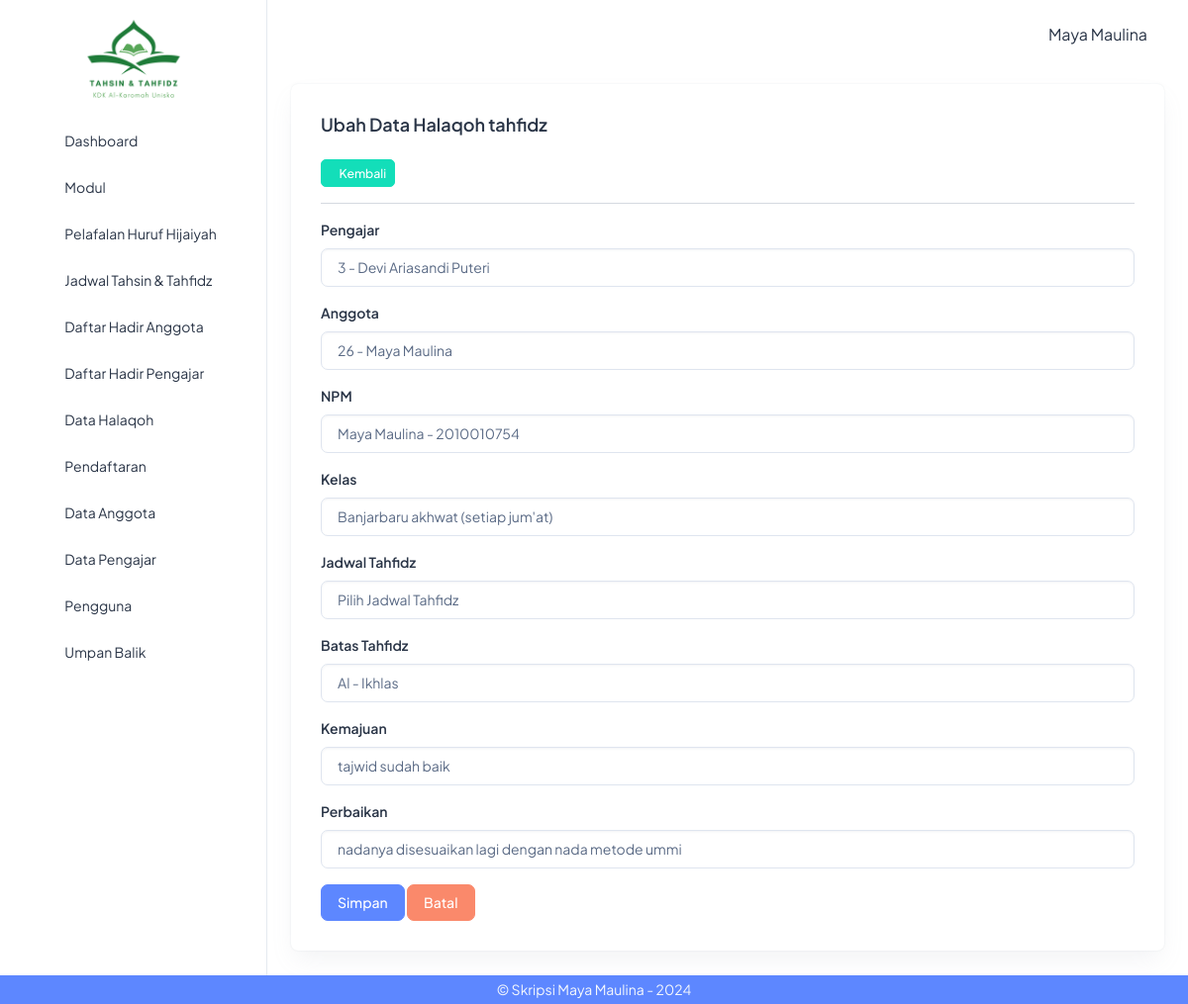
Page /index.php?page=tahfidz_edit&id_tahfidz=18 (signed in) on the committed database.
### tables this page shows
CREATE TABLE `halaqoh_tahfidz` (
  `id_tahfidz` int(11) NOT NULL,
  `nama_pengajar` varchar(150) NOT NULL,
  `nama_anggota` varchar(150) NOT NULL,
  `npm` bigint(11) NOT NULL,
  `kelas` varchar(50) NOT NULL,
  `jadwal_tahfidz` datetime NOT NULL,
  `batas_tahfidz` varchar(50) NOT NULL,
  `kemajuan` varchar(200) NOT NULL,
  `perbaikan` varchar(200) NOT NULL,
  `creator` varchar(50) NOT NULL,
  `created_at` datetime NOT NULL DEFAULT current_timestamp(),
  `editor` varchar(50) NOT NULL,
  `updated_at` timestamp NOT NULL DEFAULT current_timestamp()
);

### tahfidz/tahfidz_edit.php (the view, shortened to what this page needs)
<?php
$id_tahfidz = $_GET['id_tahfidz'];
$query = mysqli_query($koneksi, "select * from halaqoh_tahfidz where id_tahfidz='$id_tahfidz'");
$data = mysqli_fetch_array($query);
?>
<div class="container-fluid">
    <div class="card">
        <div class="card-body">
            <h5 class="card-title fw-semibold mb-4">Ubah Data Halaqoh tahfidz</h5>
            <a href="?page=tahfidz_read" class="btn btn-success btn-sm"><i class="ti ti-arrow-left"></i>Kembali</a>
            <hr>
            <form action="" method="post">
                <div class="mb-3">
                    <label for="inputPengajar" class="form-label">Pengajar</label>
                    <select name="nama_pengajar" id="inputPengajar" class="form-control" required>
                        <?php
                        $query = mysqli_query($koneksi, "SELECT * FROM pengajar WHERE status_ajuan = 'Diverifikasi' ORDER BY id_pengajar ASC");
                        while ($row = mysqli_fetch_array($query)) {
                            $selected = ($row['nama_pengajar'] == $data['nama_pengajar']) ? 'selected' : '';
                            echo "<option value=\"{$row['id_pengajar']}-{$row['nama_pengajar']}\" $selected>{$row['id_pengajar']} - {$row['nama_pengajar']}</option>";
                        }
                        ?>
                    </select>
                </div>
                <div class="mb-3">
                    <label for="inputAnggota" class="form-label">Anggota</label>
                    <select name="nama_anggota" id="inputAnggota" class="form-control" required>
                        <?php
                        $query = mysqli_query($koneksi, "SELECT * FROM anggota WHERE status_ajuan = 'Diverifikasi' ORDER BY id_anggota ASC");
                        while ($row = mysqli_fetch_array($query)) {
                            $selected = ($row['nama_anggota'] == $data['nama_anggota']) ? 'selected' : '';
                            echo "<option value=\"{$row['id_anggota']}-{$row['nama_anggota']}\" $selected>{$row['id_anggota']} - {$row['nama_anggota']}</option>";
                        }
                        ?>
                    </select>
                </div>
                <div class="mb-3">
                    <label for="inputNPM" class="form-label">NPM</label>
                    <select name="npm" id="inputNPM" class="form-control" required>
                        <?php
                        $query = mysqli_query($koneksi, "SELECT * FROM anggota WHERE status_ajuan = 'Diverifikasi' ORDER BY nama_anggota ASC");
                        while ($row = mysqli_fetch_array($query)) {
                            $selected = ($row['npm'] == $data['npm']) ? 'selected' : '';
                            echo "<option value=\"{$row['nama_anggota']}-{$row['npm']}\" $selected>{$row['nama_anggota']} - {$row['npm']}</option>";
                        }
                        ?>
                    </select>
                </div>
                <div class="mb-3">
                    <label for="inputKelas" class="form-label">Kelas</label>
                    <select name="kelas" id="inputKelas" class="form-control" required>
                        <?php
                        $query = mysqli_query($koneksi, "SELECT * FROM kelas ORDER BY id_kelas ASC");
                        while ($row = mysqli_fetch_array($query)) {
                            $selected = ($row['nama_kelas'] == $data['kelas']) ? 'selected' : '';
                            echo "<option value=\"{$row['nama_kelas']}\" $selected>{$row['nama_kelas']}</option>";
                        }
                        ?>
                    </select>
                </div>
                <div class="mb-3">
                    <label for="inputJadwal" class="form-label">Jadwal Tahfidz</label>
                    <select name="jadwal_tahfidz" id="inputJadwal" class="form-control" required>
                        <option value=''>Pilih Jadwal Tahfidz</option>
                    </select>
                </div>
                <div class="mb-3">
                    <label for="inputBTahfidz" class="form-label">Batas Tahfidz</label>
                    <input type="text" class="form-control" id="inputBTahfidz" required placeholder="Jilid 1, hal. 3" name="batas_tahfidz" value="<?= $data[6]; ?>">
                </div>
                <div class="mb-3">
                    <label for="inputKemajuan" class="form-label">Kemajuan</label>
                    <input type="text" class="form-control" id="inputKemajuan" required placeholder="Masukkan kemajuan bacaan anggota" name="kemajuan" value="<?= $data[7]; ?>">
                </div>
                <div class="mb-3">
                    <label for="inputPerbaikan" class="form-label">Perbaikan</label>
                    <input type="text" class="form-control" id="inputPerbaikan" required placeholder="Masukkan perbaikan bacaan anggota" name="perbaikan" value="<?= $data[8]; ?>">
                </div>
                <button type="submit" class="btn btn-primary" name="btn_simpan">Simpan</button>
                <button type="reset" class="btn btn-danger">Batal</button>
            </form>
        </div>
    </div>
</div>

### template/sidebar.php (style rules this page uses)
a { text-decoration: none; color: #2a3547; }

### rows in the picture
halaqoh_tahfidz: batas_tahfidz "Al - Ikhlas", kemajuan "tajwid sudah baik", perbaikan "nadanya disesuaikan lagi dengan nada metode ummi"

### other values in the picture
$_SESSION['nama'] "Maya Maulina"
form field nama_pengajar "3 - Devi Ariasandi Puteri"
form field nama_anggota "26 - Maya Maulina"
form field npm "Maya Maulina - 2010010754"
form field kelas "Banjarbaru akhwat (setiap jum'at)"
